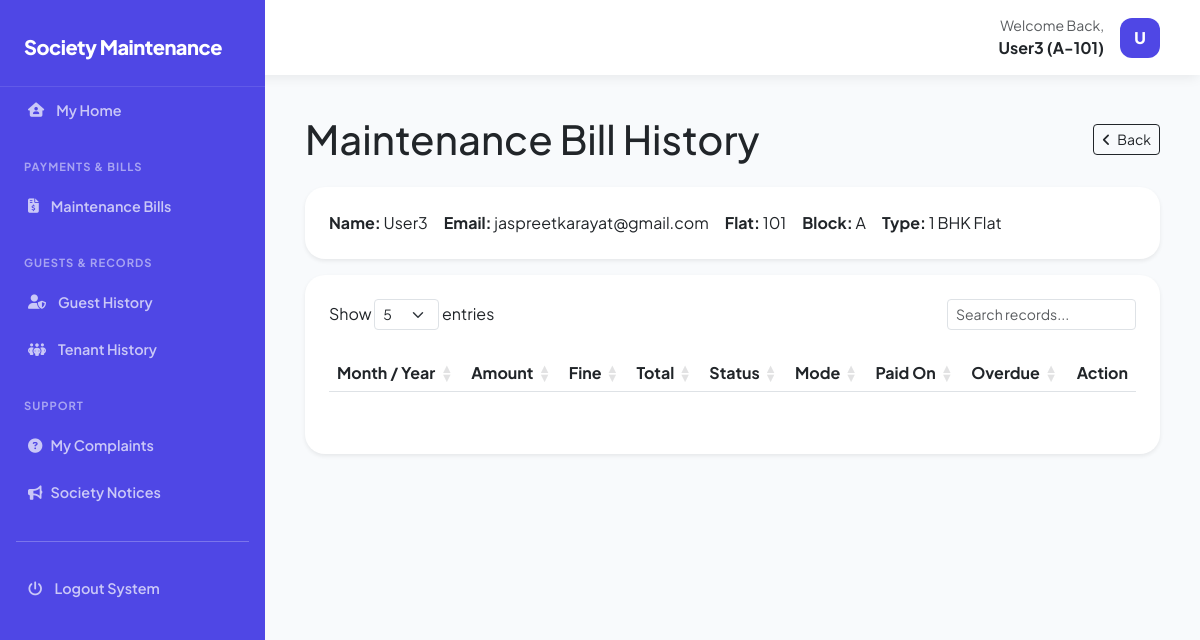
/public/view/view_userMaintanenceBill.php (signed in), run on the app's committed database.
### tables this page shows
CREATE TABLE `allotments` (
  `id` int UNSIGNED NOT NULL,
  `user_id` int UNSIGNED NOT NULL,
  `flat_id` int UNSIGNED NOT NULL,
  `move_in_date` date NOT NULL,
  `created_at` timestamp NOT NULL DEFAULT CURRENT_TIMESTAMP
);

CREATE TABLE `users` (
  `id` int UNSIGNED NOT NULL,
  `name` varchar(255) NOT NULL,
  `email` varchar(255) NOT NULL,
  `mobile` varchar(15) DEFAULT NULL,
  `dob` date DEFAULT NULL,
  `gender` varchar(10) DEFAULT NULL,
  `role` enum('admin','cashier','user','security_guard') DEFAULT NULL,
  `password` varchar(255) NOT NULL,
  `created_at` timestamp NOT NULL DEFAULT CURRENT_TIMESTAMP ON UPDATE CURRENT_TIMESTAMP
);

CREATE TABLE `flats` (
  `id` int UNSIGNED NOT NULL,
  `flat_number` varchar(255) NOT NULL,
  `floor` int NOT NULL,
  `block_number` varchar(10) NOT NULL,
  `flat_type` varchar(30) NOT NULL,
  `created_at` timestamp NOT NULL DEFAULT CURRENT_TIMESTAMP
);

### public/view/view_userMaintanenceBill.php (the view, shortened to what this page needs)
<?php
require_once __DIR__ . '/../../core/config.php';
$userId = $_SESSION['user_id'];
$stmt = $pdo->prepare("
    SELECT
        u.id AS user_id,
        u.name,
        u.email,
        a.flat_id,
        f.flat_number,
        f.block_number,
        f.flat_type
    FROM allotments a
    JOIN users u ON u.id = a.user_id
    JOIN flats f ON f.id = a.flat_id
    WHERE u.id = ?
    ORDER BY a.id DESC
    LIMIT 1
");
$stmt->execute([$userId]);
$user = $stmt->fetch();
include __DIR__ . '/../../resources/layout/header.php';
?>
<!DOCTYPE html>
<html lang="en">
<head>
    <link rel="stylesheet" href="https://cdnjs.cloudflare.com/ajax/libs/font-awesome/6.5.0/css/all.min.css">
    <link href="https://cdn.jsdelivr.net/npm/bootstrap@5.3.0/dist/css/bootstrap.min.css" rel="stylesheet">
    <link rel="stylesheet" href="https://cdn.datatables.net/1.13.6/css/dataTables.bootstrap5.min.css">
    <link rel="stylesheet" href="../../assets/css/styles.css">
</head>
<body>
    <div class="main-wrapper">
        <main id="main-content">
            <div class="d-flex justify-content-between align-items-center mb-4">
                <h1 class="fw-800 m-0">Maintenance Bill History</h1>
                <a href="javascript:history.back()" class="btn btn-outline-dark btn-sm">
                    <i class="fa-solid fa-angle-left me-1"></i> Back
                </a>
            </div>
            <div class="data-card shadow-sm border-0">
                <div class="card-body d-flex flex-wrap align-items-center gap-3">
                    <div><strong>Name:</strong> <?= htmlspecialchars($user['name']) ?></div>
                    <div><strong>Email:</strong> <?= htmlspecialchars($user['email']) ?></div>
                    <div><strong>Flat:</strong> <?= htmlspecialchars($user['flat_number']) ?></div>
                    <div><strong>Block:</strong> <?= htmlspecialchars($user['block_number']) ?></div>
                    <div><strong>Type:</strong> <?= htmlspecialchars($user['flat_type']) ?></div>
                </div>
            </div>
            <div class="data-card shadow-sm border-0">
                <div class="table-responsive">
                    <table id="user-bills-table" class="table table-hover w-100">
                        <thead>
                            <tr>
                                <th>Month / Year</th>
                                <th>Amount</th>
                                <th>Fine</th>
                                <th>Total</th>
                                <th>Status</th>
                                <th>Mode</th>
                                <th>Paid On</th>
                                <th>Overdue</th>
                                <th class="text-end">Action</th>
                            </tr>
                        </thead>
                    </table>
                </div>
            </div>
        </main>
    </div>
</body>
</html>
<?php include __DIR__ . '/../../resources/layout/footer.php'; ?>

### assets/css/styles.css (style rules this page uses)
:root { --brand-color: #4F47E5; --brand-hover: #3428b3; --bg-main: #f8fafc; --sidebar-width: 265px; --transition: all 0.3s cubic-bezier(0.4, 0, 0.2, 1); }
body { font-family: 'Plus Jakarta Sans', sans-serif; background-color: var(--bg-main); margin: 0; overflow-x: hidden; }
.main-wrapper { flex: 1; margin-left: var(--sidebar-width); transition: var(--transition); min-height: 100vh; }
#main-content { padding: 2.5rem; }
.data-card, .stat-card { background: #ffffff; border: 1px solid #e2e8f0; border-radius: 20px; padding: 1.5rem; margin-bottom: 1rem; }
.main-wrapper { flex: 1; margin-left: var(--sidebar-width); min-height: 100vh; }
.data-card { background: #fff; border: 1px solid #e2e8f0; border-radius: 20px; padding: 1.5rem; }

### data on the page
allotments: user.name "User3", user.email "jaspreetkarayat@gmail.com", flat.flat_number "101", flat.block_number "A", flat.flat_type "1 BHK Flat"

### other printed values
$name "User3"
$blockFlat "A-101"
$initials "U"
